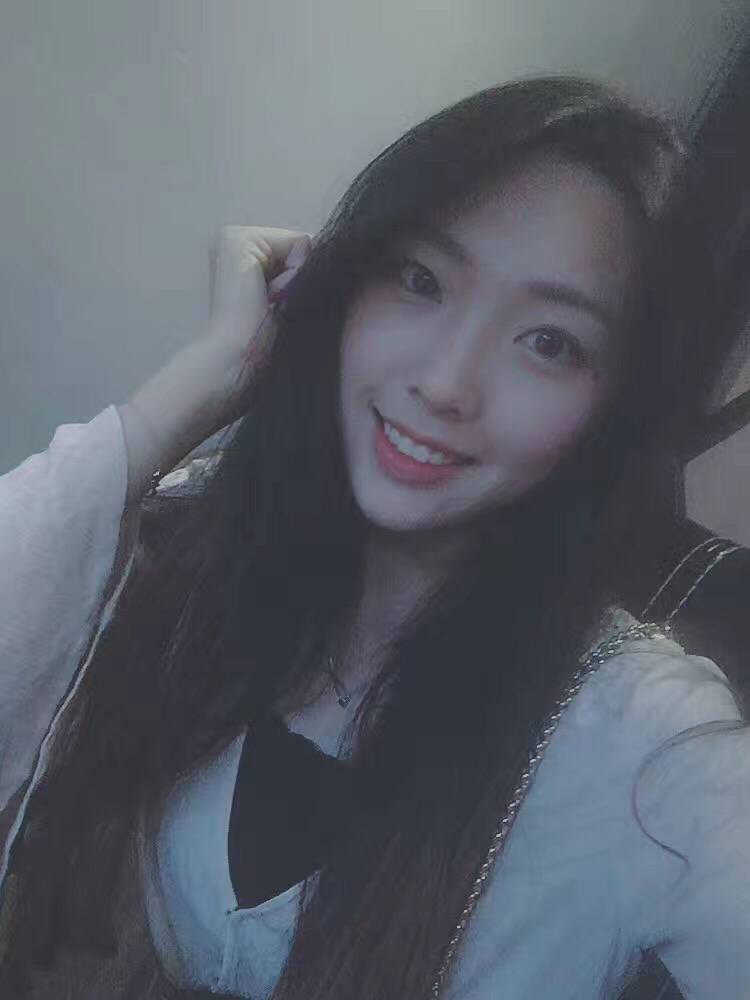
#> input picture test0.png, 750 x 1000 px
$ python test_BGRhist.py
#> lines starting #> are read from the running program, lines starting #| are printed output that depends on the picture
# -- coding: utf-8 --

import cv2
import numpy as np


# 显示单通道的直方图
def calcAndDrawHist(image, color):
	hist = cv2.calcHist([image], [0], None, [256], [0.0, 255.0])
	minVal, maxVal, minLoc, maxLoc = cv2.minMaxLoc(hist)
	histImg = np.zeros([256, 256, 3], np.uint8)
	hpt = int(0.9 * 256)

	for h in range(256):
		intensity= int(hist[h]*hpt/maxVal)
		cv2.line(histImg, (h, 256), (h, 256-intensity), color)

	return histImg

if __name__ == '__main__':
	img = cv2.imread("test0.png")
#> img is the input picture: shape (1000, 750, 3); mean B, G, R 104.5, 94.9, 89.7
	bgr_b, bgr_g, bgr_r = cv2.split(img)


	equ_b = cv2.equalizeHist(bgr_b)
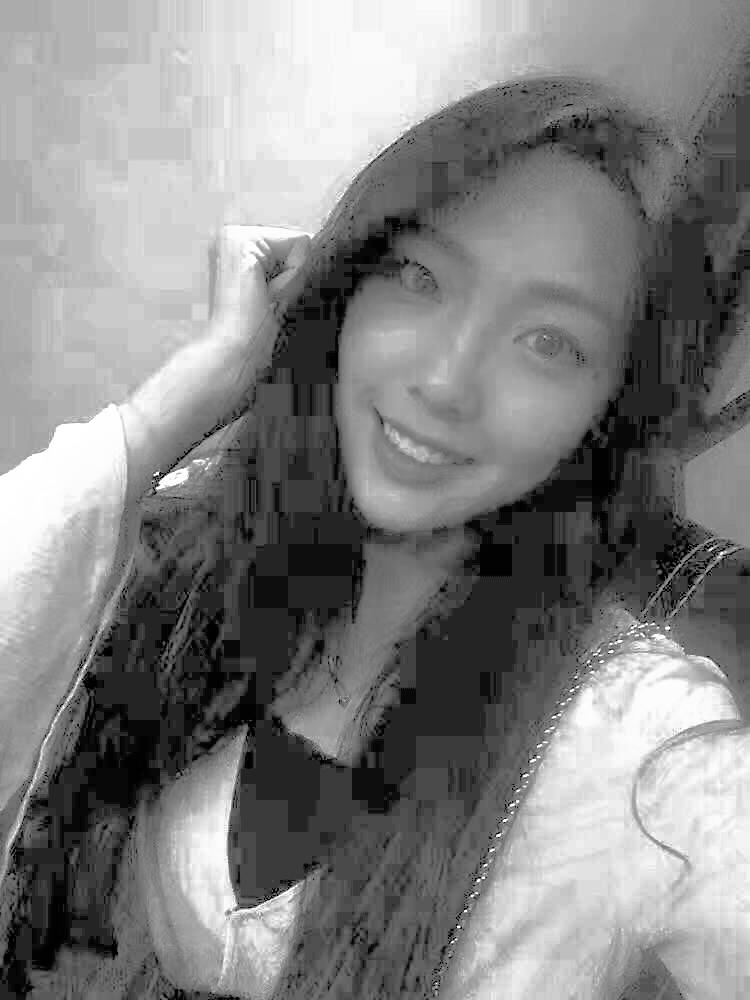
#> equ_b: shape (1000, 750); min 0, max 255, mean 130.2
	equ_g = cv2.equalizeHist(bgr_g)
	equ_r = cv2.equalizeHist(bgr_r)
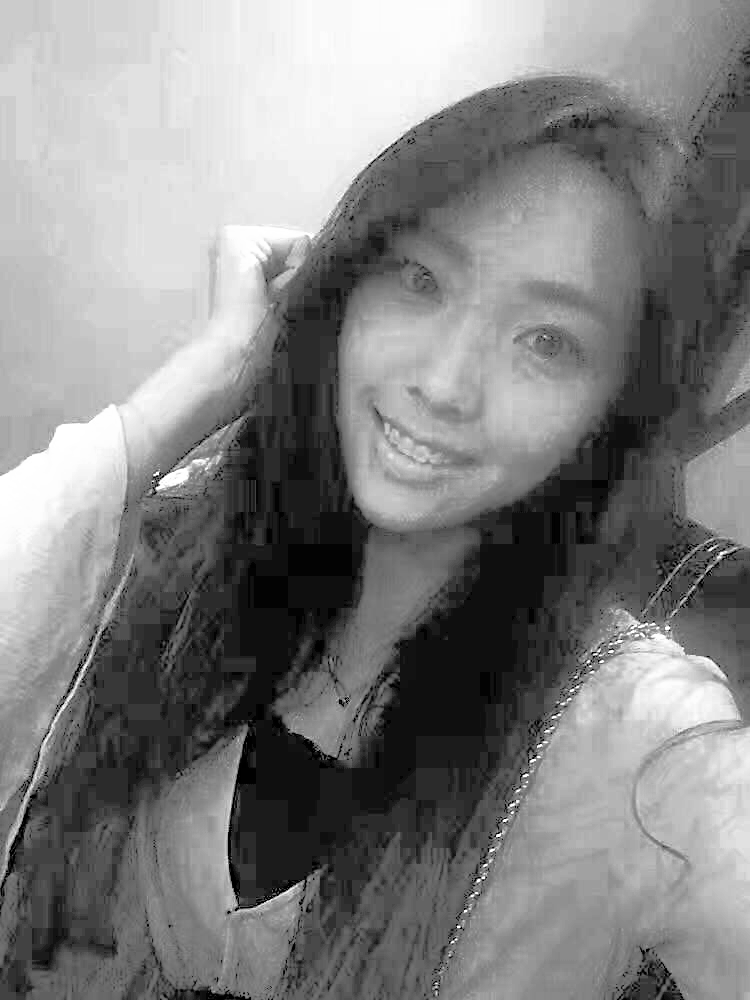
#> equ_r: shape (1000, 750); min 0, max 255, mean 129.5

	merged_bgr = cv2.merge([equ_b, equ_g, equ_r])
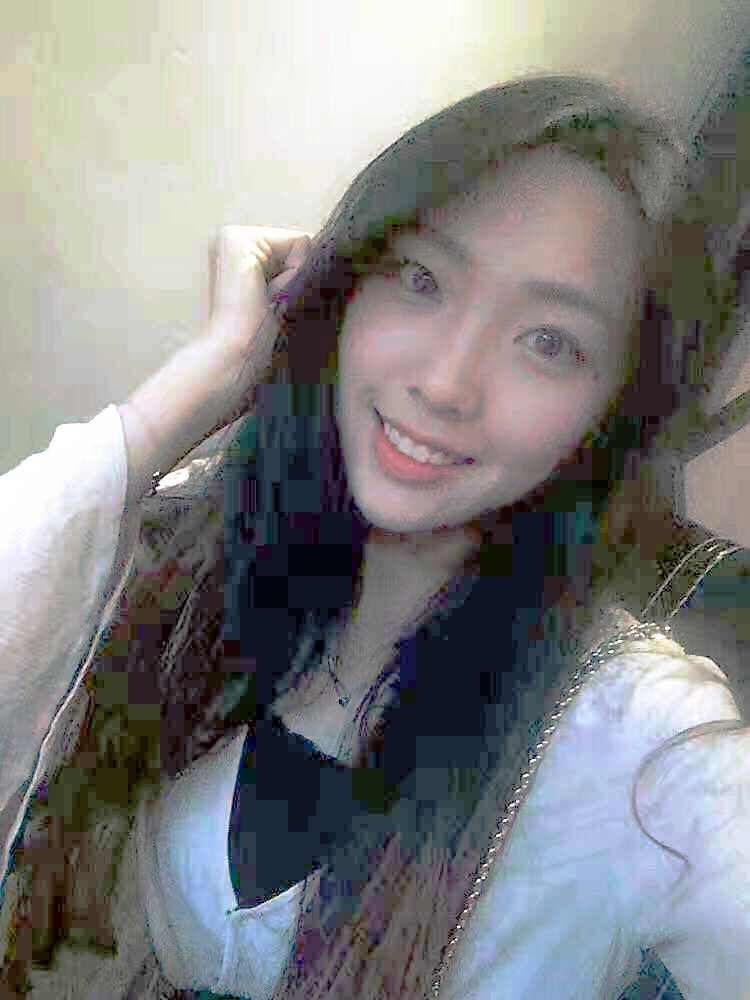
#> merged_bgr: shape (1000, 750, 3); mean B, G, R 130.2, 129.9, 129.5

	# 原图各通道直方图
	histImgB = calcAndDrawHist(bgr_b, [255, 0, 0])
#> in calcAndDrawHist, `hist = cv2.calcHist([image], [0], None, [256], [0.0, 255.0])`: hist = 256 values, max 66408 at index 61, min 0 at index 0, mean 2929.7
#> in calcAndDrawHist, `minVal, maxVal, minLoc, maxLoc = cv2.minMaxLoc(hist)`: minVal = 0; maxVal = 66408; minLoc = (0, 0); maxLoc = (0, 61)
#> the loop in calcAndDrawHist, `for h in range(256):` made 256 passes
#> intensity on passes 1 to 3: 0, 0, 0
	histImgG = calcAndDrawHist(bgr_g, [0, 255, 0])
#> the loop in calcAndDrawHist (call 2), `for h in range(256):` made 256 passes
	histImgR = calcAndDrawHist(bgr_r, [0, 0, 255])
#> in calcAndDrawHist (call 3), `hist = cv2.calcHist([image], [0], None, [256], [0.0, 255.0])`: hist = 256 values, max 35465 at index 49, min 0 at index 0, mean 2929.7
#> in calcAndDrawHist (call 3), `minVal, maxVal, minLoc, maxLoc = cv2.minMaxLoc(hist)`: maxVal = 35465; maxLoc = (0, 49)
#> the loop in calcAndDrawHist (call 3), `for h in range(256):` made 256 passes
#> after the loop in calcAndDrawHist (call 3), `for h in range(256):`:
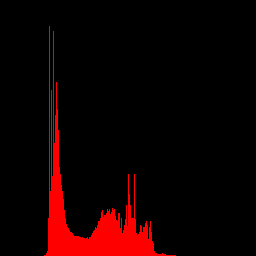
#> histImg: shape (256, 256, 3); mean of channels 0, 1, 2 0, 0, 18.7; drawn as B, G, R
	cv2.imshow("histImgB", histImgB)
	cv2.imshow("histImgG", histImgG)
	cv2.imshow("histImgR", histImgR)

	# 按照bgr均衡化后直方图
	histEquB = calcAndDrawHist(equ_b, [255, 0, 0])
#> in calcAndDrawHist (call 4), `hist = cv2.calcHist([image], [0], None, [256], [0.0, 255.0])`: hist = 256 values, max 66408 at index 36, min 0 at index 4, mean 2923.2
#> in calcAndDrawHist (call 4), `minVal, maxVal, minLoc, maxLoc = cv2.minMaxLoc(hist)`: maxVal = 66408; minLoc = (0, 4); maxLoc = (0, 36)
#> the loop in calcAndDrawHist (call 4), `for h in range(256):` made 256 passes
#> intensity on passes 1 to 3: 2, 3, 14
#> after the loop in calcAndDrawHist (call 4), `for h in range(256):`:
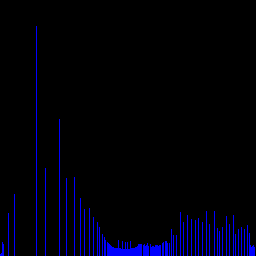
#> histImg: shape (256, 256, 3); mean of channels 0, 1, 2 9.9, 0, 0; drawn as B, G, R
	histEquG = calcAndDrawHist(equ_g, [0, 255, 0])
#> in calcAndDrawHist (call 5), `hist = cv2.calcHist([image], [0], None, [256], [0.0, 255.0])`: hist = 256 values, max 43204 at index 20, min 0 at index 2, mean 2923.5
#> in calcAndDrawHist (call 5), `minVal, maxVal, minLoc, maxLoc = cv2.minMaxLoc(hist)`: maxVal = 43204; minLoc = (0, 2); maxLoc = (0, 20)
#> the loop in calcAndDrawHist (call 5), `for h in range(256):` made 256 passes
#> intensity on passes 1 to 3: 4, 15, 0
#> after the loop in calcAndDrawHist (call 5), `for h in range(256):`:
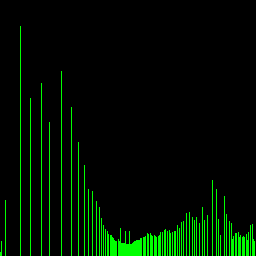
#> histImg: shape (256, 256, 3); mean of channels 0, 1, 2 0, 15.3, 0; drawn as B, G, R
	histEquR = calcAndDrawHist(equ_r, [0, 0, 255])
#> in calcAndDrawHist (call 6), `hist = cv2.calcHist([image], [0], None, [256], [0.0, 255.0])`: hist = 256 values, max 35465 at index 15, min 0 at index 2, mean 2923.2
#> in calcAndDrawHist (call 6), `minVal, maxVal, minLoc, maxLoc = cv2.minMaxLoc(hist)`: maxVal = 35465; maxLoc = (0, 15)
#> the loop in calcAndDrawHist (call 6), `for h in range(256):` made 256 passes
#> intensity on passes 1 to 3: 6, 9, 0
#> after the loop in calcAndDrawHist (call 6), `for h in range(256):`:
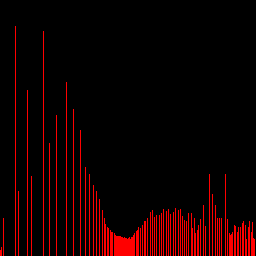
#> histImg: shape (256, 256, 3); mean of channels 0, 1, 2 0, 0, 18.7; drawn as B, G, R
	cv2.imshow("histEquB", histEquB)
	cv2.imshow("histEquG", histEquG)
	cv2.imshow("histEquR", histEquR)

	cv2.imshow("Img", img)
	cv2.imshow('merged_bgr', merged_bgr)
	cv2.imwrite('test0_bgrhistoutput.png', merged_bgr)
	cv2.waitKey(0)
	cv2.destroyAllWindows()
